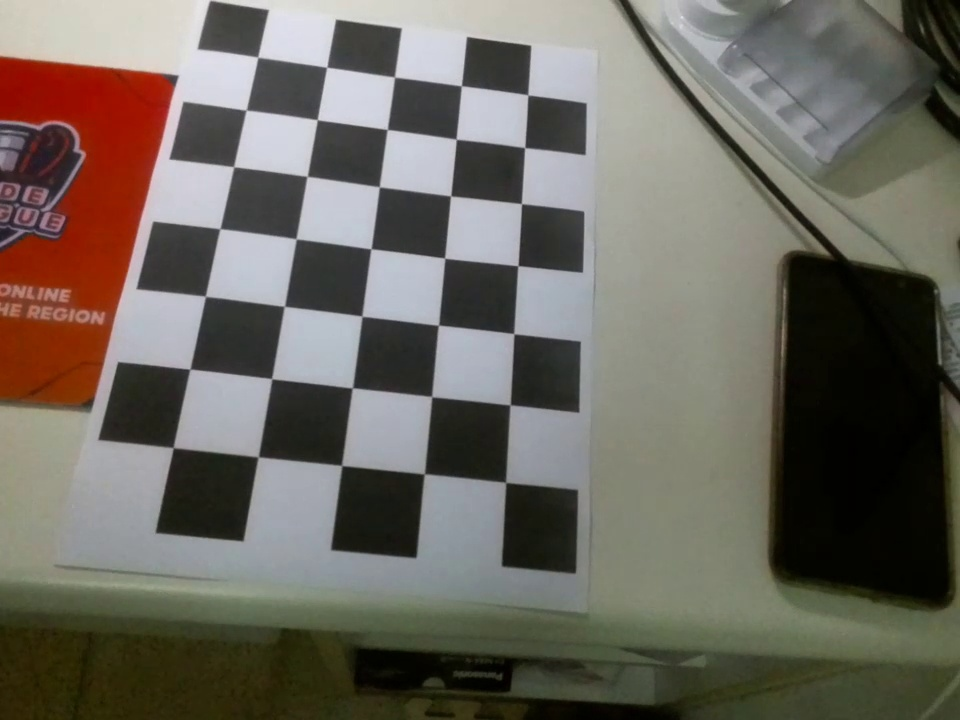
#> input picture Tello-Python-master/Tello_Video/img/opencv_frame_0.jpg, 960 x 720 px; its folder holds 4 pictures in this run
$ python caliberation.py
#> lines starting #> are read from the running program, lines starting #| are printed output that depends on the picture
import cv2
import numpy as np
criteria = (cv2.TERM_CRITERIA_EPS + cv2.TERM_CRITERIA_MAX_ITER, 30, 0.1)
size = (7,5)
objp = np.zeros((7*5,3), np.float32)
objp[:,:2] = np.mgrid[0:7,0:5].T.reshape(-1,2)
objpoints = []
imgpoints = []

# num_pic = 1
for i in range(0,18):
    pic = '../img/opencv_frame_' + str(i) + '.jpg'
    image = cv2.imread(pic)
#> image is the input picture: shape (720, 960, 3); mean B, G, R 94.5, 103.1, 107.9
    gray = cv2.cvtColor(image,cv2.COLOR_BGR2GRAY)
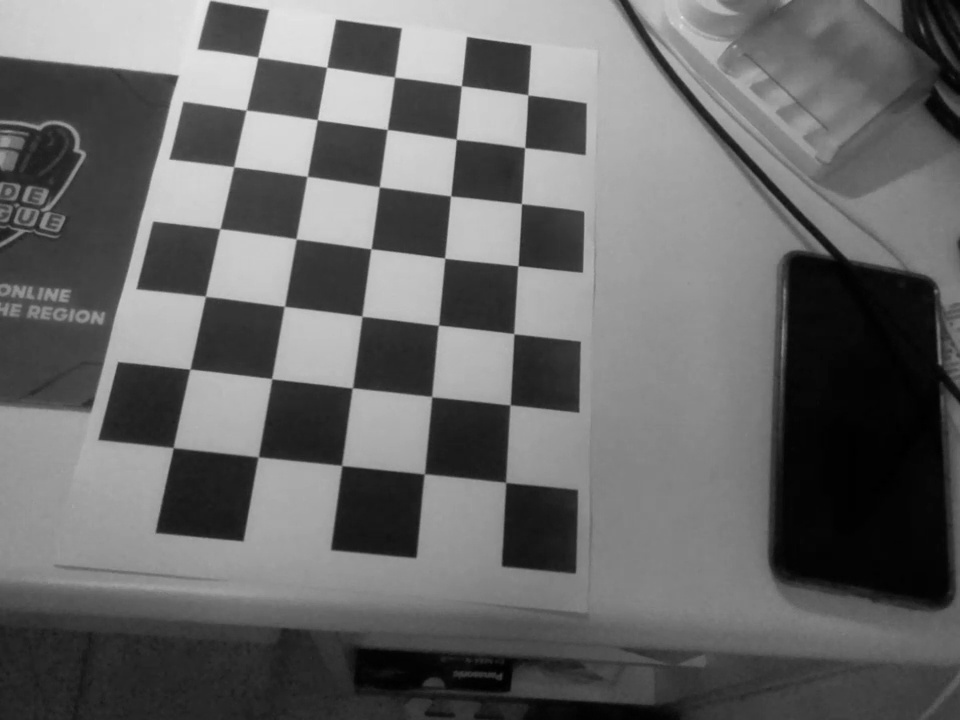
#> gray: shape (720, 960); min 0, max 231, mean 103.5
    ret, corners = cv2.findChessboardCorners(gray, size,None)
#> ret = True; corners = 35 rows, first 8: [527.8, 94.96], [524.6, 147.6], [521.5, 203.6], [517.9, 265.7], [513.7, 333.7], [510.1, 405], [505.9, 482.9], [461.4, 85.64]
    if(ret == True ):
        objpoints.append(objp)
        corners2 = cv2.cornerSubPix(gray,corners,(11,11),(-1,-1),criteria)
#> corners2 = 35 rows, first 8: [527.8, 94.81], [524.7, 147.6], [521.4, 203.6], [517.9, 265.7], [513.8, 333.7], [510.1, 404.9], [505.7, 482.4], [461.4, 85.78]
        imgpoints.append(corners2)
#> pass 2 of the loop `for i in range(0,18):`:
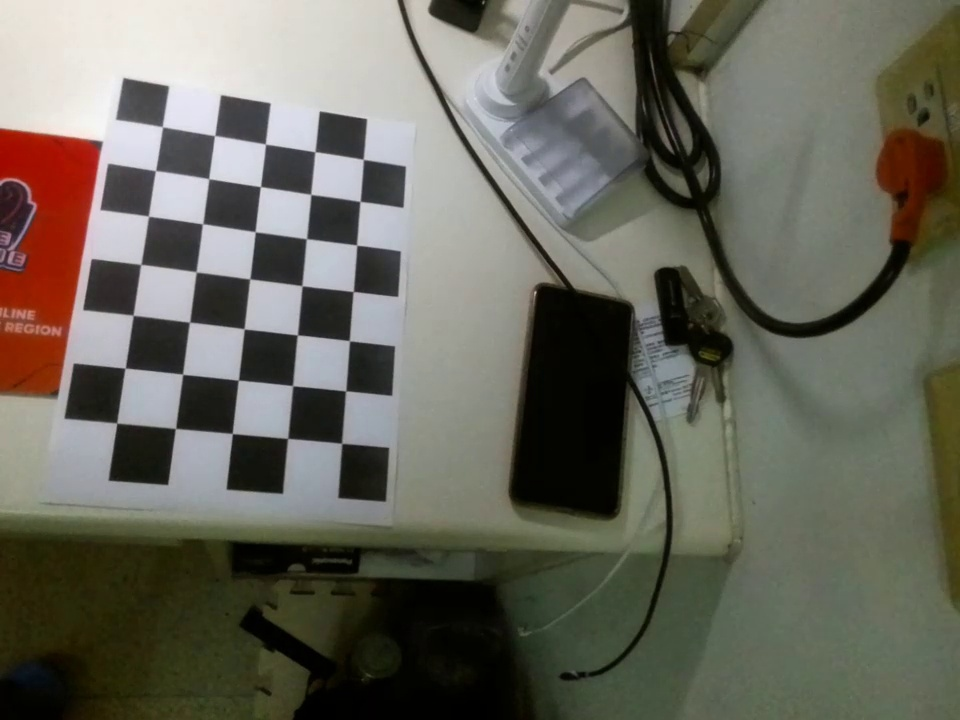
#> input picture Tello-Python-master/Tello_Video/img/opencv_frame_1.jpg, 960 x 720 px
#> image is the input picture: shape (720, 960, 3); mean B, G, R 92, 102.9, 104.5
#> `gray = cv2.cvtColor(image,cv2.COLOR_BGR2GRAY)`:
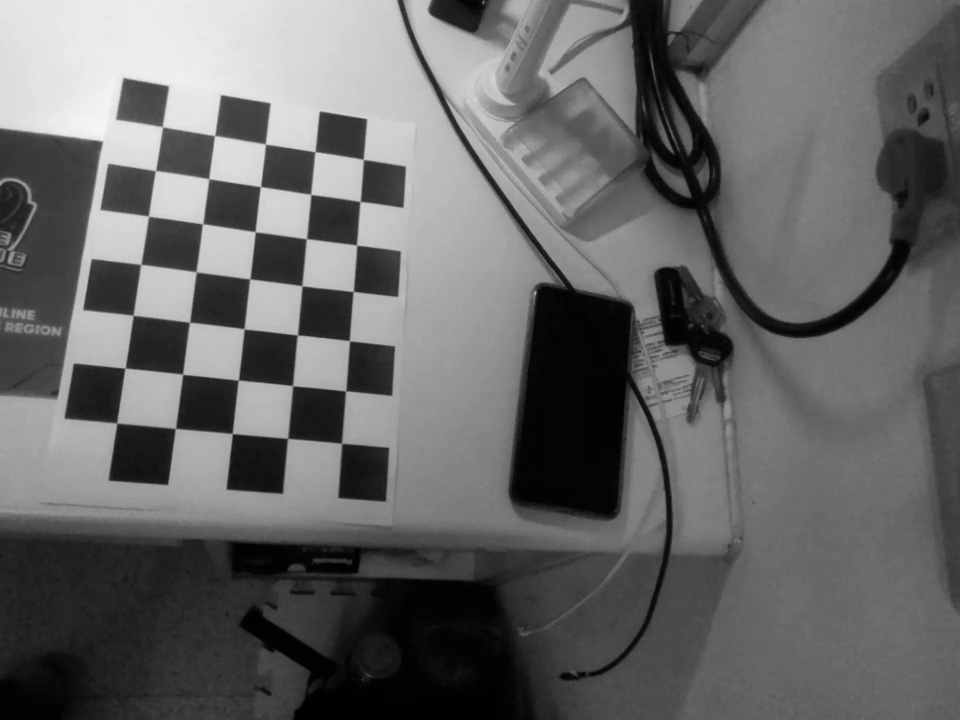
#> gray: shape (720, 960); min 0, max 246, mean 102.1
#> corners = 35 rows, first 8: [363, 159.2], [360, 201.3], [356.9, 245.2], [353.3, 291.5], [349.4, 340.8], [345.5, 391.1], [341.7, 443.5], [314.9, 151.8]
#> corners2 = 35 rows, first 8: [363.3, 159.4], [360, 201.5], [356.6, 245.1], [353.3, 291.5], [349.4, 340.7], [345.6, 390.9], [341.6, 443.3], [314.9, 151.7]
#> (the run stopped early here; a loop or call above may not have finished)
